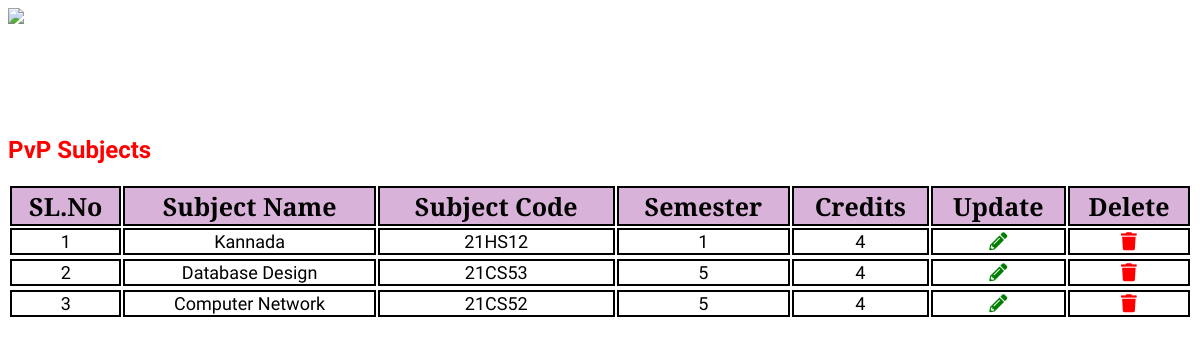
/admin/add_fst/manage_fst.php, run on the app's committed database.
### tables this page shows
CREATE TABLE `add_fst` (
  `id` int(255) NOT NULL,
  `sub_name` varchar(255) NOT NULL,
  `sub_code` varchar(255) NOT NULL,
  `credits` int(255) NOT NULL,
  `sem` int(255) NOT NULL
);

### admin/add_fst/manage_fst.php (the view, shortened to what this page needs)
<?php
    require_once('../connection.php');
    $query1 = "SELECT * FROM add_fst order by sem";
    $result = mysqli_query($con, $query1);
    $rr = mysqli_num_rows($result);
    if (!$rr) {
        echo "<h2 style='color:red;color:#ff0000;font-family:Acme;'>No Subjects Listed/Added Yet.</h2>";
    }
    else
    {
?>
    <!DOCTYPE html>
    <html lang="en">
    <head>
        <link rel="stylesheet" href="https://use.fontawesome.com/releases/v5.3.1/css/all.css">
    </head>
    <body>
        <img id="head" width="380px" style="font-family:'PT Serif';" left:10 align='left' src="../css/images/rvceheader.png">
        <br /><br /><br /><br /><br /><br />
        <h2 style="color:#ff0000;font-family:'Acme';" class="page-header">PvP Subjects</h2>
        <div class="col-lg-10 mcon text-center">
            <table id="mytab1" width="100%" class="mtab table table-bordered table-hover table-responsive">
                <tr align='center' style="background-color:rgba(128,0,128,0.3);color:black;font-size:25px;font-family: 'PT serif';" class="table-info">
                    <th style='border:2px solid black'>SL.No</th>
                    <th style='border:2px solid black'>Subject Name</th>
                    <th style='border:2px solid black'>Subject Code</th>
                    <th style='border:2px solid black'>Semester</th>
                    <th style='border:2px solid black'>Credits</th>
                    <th style='border:2px solid black'>Update</th>
                    <th style='border:2px solid black'>Delete</th>
                </tr>
                <?php
                $i = 1;
                while ($row = mysqli_fetch_array($result)) {
                    echo "<tr style='color:black;border-bottom:2px solid black;font-size:18px;border-right:2px solid black;border-top:2px solid black;border-left:2px solid black;'>";
                    echo "<td style='border:2px solid black' align = 'center'>" . $i . "</td>";
                    echo "<td style='border:2px solid black' align = 'center'>" . $row['sub_name'] . "</td>";
                    echo "<td style='border:2px solid black' align = 'center'>" . $row['sub_code'] . "</td>";
                    echo "<td style='border:2px solid black' align = 'center'>" . $row['sem'] . "</td>";
                    echo "<td style='border:2px solid black' align = 'center'>" . $row['credits'] . "</td>";
                ?>
                    <td align='center' style='border:2px solid black'> <a href="update_fst.php?id=<?php echo $row['id']; ?>" style='color:green'><i class="fa fa-pencil-alt"></i></a> </td>
                    <td align='center' style='border:2px solid black'> <a href="javascript:DeleteUser('<?php echo $row['id']; ?>')" style='color:red'><i class="fa fa-trash"></i></a> </td>
                <?php
                    $i++;
                }
                ?>
            <?php
        }
            ?>
            </table>
        </div>
    </body>
    </html>

### admin/add_fst/manage_fst.php (style rules this page uses)
.mcon { margin-top: auto; margin-left: auto; padding: 0; }
.mtab { margin-top: auto; margin-left: auto; padding: 0; font-family: 'Acme'; }
table th { text-align: center; }

### data on the page
add_fst: sub_name "Kannada", sub_code "21HS12", sem "1", credits "4"
add_fst: sub_name "Database Design", sub_code "21CS53", sem "5", credits "4"
add_fst: sub_name "Computer Network", sub_code "21CS52", sem "5", credits "4"
